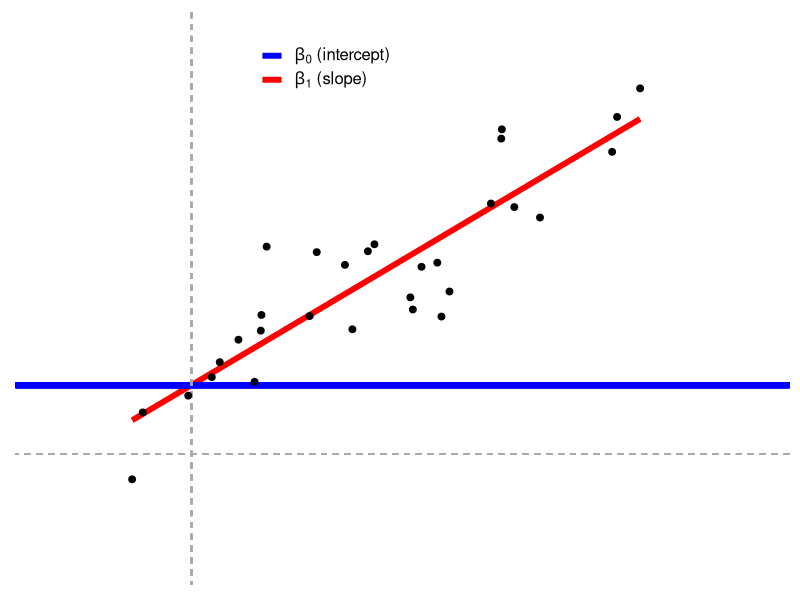

Here is the R script that generated this plot:
#' ---
#' title: "Common Statistical Tests"
#' output:
#'   html_document:
#'     df_print: paged
#' ---
#' 
#' # Common Statistical Tests
#' 
#' ## Setting the notebook
## -----------------------------------------------------------------------------------------------
# Load packages for data handling and plotting
# install.packages("patchwork")
library(ggplot2)
library(tidyverse)
library(patchwork)
library(broom)

# Reproducible "random" results
set.seed(40)

# Generate normal data with known parameters
rnorm_fixed = function(N, mu = 0, sd = 1)
  scale(rnorm(N)) * sd + mu

# Plot style.
theme_axis = function(P,
                      jitter = FALSE,
                      xlim = c(-0.5, 2),
                      ylim = c(-0.5, 2),
                      legend.position = NULL) {
  P = P + theme_bw(15) +
    geom_segment(
      x = -1000, xend = 1000,
      y = 0, yend = 0,
      lty = 2, color = 'dark gray', lwd = 0.5
    ) +
    geom_segment(
      x = 0, xend = 0,
      y = -1000, yend = 1000,
      lty = 2, color = 'dark gray', lwd = 0.5
    ) +
    coord_cartesian(xlim = xlim, ylim = ylim) +
    theme(
      axis.title = element_blank(),
      axis.text = element_blank(),
      axis.ticks = element_blank(),
      panel.border = element_blank(),
      panel.grid = element_blank(),
      legend.position = legend.position
    )
  
  # Return jittered or non-jittered plot?
  if (jitter) {
    P + geom_jitter(width = 0.1, size = 2)
  }
  else {
    P + geom_point(size = 2)
  }
}

#' 
## -----------------------------------------------------------------------------------------------
# Wide format (sort of)
#y = rnorm_fixed(50, mu=0.3, sd=2)  # Almost zero mean.
y = c(rnorm(15), exp(rnorm(15)), runif(20, min = -3, max = 0))  # Almost zero mean, not normal
x = rnorm_fixed(50, mu = 0, sd = 1)  # Used in correlation where this is on x-axis
y2 = rnorm_fixed(50, mu = 0.5, sd = 1.5)  # Used in two means

# Long format data with indicator
value = c(y, y2)
group = rep(c('y1', 'y2'), each = 50)

#' 
#' --------------------------------------------------------------------------------
#' --------------------------------------------------------------------------------
#' --------------------------------------------------------------------------------
#' 
#' ## Pearson and Spearman Correlation
#' ### Theory: As linear models
#' Model: the recipe for *y* is a slope (*β*~1~) times *x* plus an intercept (*β*~0~, aka a straight line).
#' 
#' *y* = *β*~0~ + *β*~1~x  
#' *H*~0~: *β*~1~ = 0
#' 
#' … which is a math-y way of writing the good old y = ax + b (here ordered as y=b+ax). In R we are lazy and write y ~ 1 + x which R reads like y = 1 * number + x * othernumber and the task of t-tests, lm, etc., is simply to find the numbers that best predict y.
#' 
#' Either way you write it, it’s an intercept (*β*~0~) and a slope (*β*~1~) yielding a straight line:
## -----------------------------------------------------------------------------------------------
set.seed(40)
# Fixed correlation
D_correlation = data.frame(MASS::mvrnorm(30, mu = c(0.9, 0.9), Sigma = matrix(c(1, 0.8, 1, 0.8), ncol = 2), empirical = TRUE))  # Correlated data
# NB: the data frame created above contains 30 observations for two variables: X1 and X2

# Add labels (for next plot)
D_correlation$label_num = sprintf('(%.1f,%.1f)', D_correlation$X1, D_correlation$X2) # creates a new variable that takes on two values for each observation. These values are: 1) X1 rounded to 1 decimal place and 2) X2 rounded to 1 dp.
D_correlation$label_rank = sprintf('(%i,%i)', rank(D_correlation$X1), rank(D_correlation$X2)) # creates a new variable that takes on two values for each observation. These values are 1) the ranking of X1 values from lowest to highest and 2) the ranking of X2 from lowest to highest.
# NB: the sprintf function formats the entries as follows:
#     %.1f: rounds the specified objects [i.e., X1 and X2 values in the current example] to 1 decimal place
#     %i: rounds the specified objects [i.e., the respective ranking of X1 and X2 values] to the nearest integer

# Plot it
fit = lm(I(X2 * 0.5 + 0.4) ~ I(X1 * 0.5 + 0.2), D_correlation) # The I function is simply an "as is" instruction, i.e., the operation inside the parentheses should be performed as specified. It is useful when dealing with complex terms in statistical modeling. For example, y and x are defined respectively as "X2*0.5+0.4" and X2*0.5+0.2 in the current example. The I function ensures that such complex definitions are treated as representation for X, or Y... as the case maybe. 
intercept_pearson = coefficients(fit)[1] # value in the first column of the coefficients output, i.e., the intercept column

P_pearson = ggplot(D_correlation, aes(x=X1*0.5+0.2, y=X2*0.5+0.4)) +
  geom_smooth(method=lm, se=FALSE, lwd=2, aes(colour='beta_1')) + #lwd: thickness of the model line
  geom_segment(x=-100, xend=100, 
               y=intercept_pearson, yend=intercept_pearson, 
               lwd=2, aes(color="beta_0")) + 
  scale_color_manual(name=NULL, values=c("blue", "red"), labels=c(bquote(beta[0]*" (intercept)"), bquote(beta[1]*" (slope)")))
  
theme_axis(P_pearson, legend.position = c(0.4, 0.9))

#' 
#' ### Unpacking the code chunk above
## -----------------------------------------------------------------------------------------------
# view the data frame created above
View(D_correlation)

#' 
## -----------------------------------------------------------------------------------------------
# try mine
guy = data.frame(MASS::mvrnorm(30, mu = c(0.9, 0.9), Sigma = matrix(c(1, 0.8, 1, 0.8), ncol = 2), empirical = TRUE))
View(guy)

#' 
## -----------------------------------------------------------------------------------------------
coefficients(fit)

#' 
#' 
#' 
#' 
#' 
#' 
#' 
#' 
#' 
#' 
#' 
#' 
#' 
#' 
#' 
#' 
#' 
#' 
#' 
#' 
